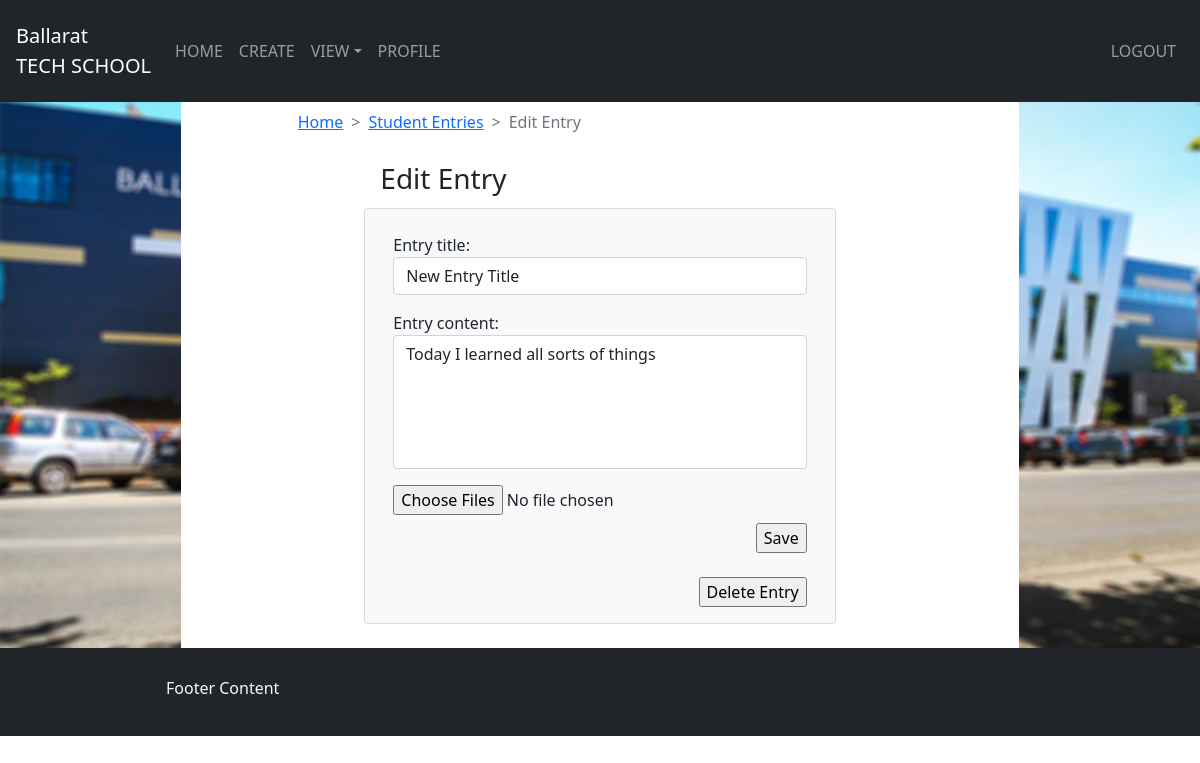
Page /student/entry/1/edit (signed in) on the committed database.
### entry/models.py (models this page shows)
class Entry(models.Model):
	entry_id = models.BigAutoField(primary_key=True)
	entry_title = models.TextField(max_length=100) # the title of the entry with a text limit of 100
	entry_content = models.TextField(max_length=500) # the actual content of the entry field with a text limit of 500
	entry_date = models.DateTimeField(auto_now=True) # the time that the entry was created
	report_id = models.ForeignKey(Report, on_delete=models.CASCADE)
	def get_absolute_url(self):
		return f"entry/{self.entry_id}"

### login/decorators.py (the view)
		def wrapper_func(request, *args, **kwargs):
			if request.user.groups.all()[0].name == 'student':
				user = User.objects.get(id=request.user.id)
				current_date = datetime.date.today()
				current_report = Report.objects.get(student_id=user, report_active=True)
				if current_date > current_report.report_start_date and current_date < current_report.report_end_date:
					return view_func(request, *args, **kwargs)
				return HttpResponseRedirect("/no_report")
			return view_func(request, *args, **kwargs)

### entry/forms.py
class EntryForm(forms.ModelForm):
	entry_title = forms.CharField(widget=forms.Textarea(attrs={'rows':1,'class': "form-control", 'style': 'resize: none'}))
	entry_content = forms.CharField(widget=forms.Textarea(attrs={'rows':5, 'cols':80, 'class': "form-control", 'style': 'resize: none'}))
	class Meta:
		model = Entry
		fields = [
			'entry_title',
			'entry_content'
		]

### templates/student_edit_entry.html (shortened to what this page needs)
{% extends 'student_base.html' %}
{% block content %}
<div class="bg-white text-dark">
	<div class='d-flex justify-content-center'>
		<div class="w-75 mb-2 mt-2 text-dark ">
			<div class='container'>
					<nav style="--bs-breadcrumb-divider: '>';" aria-label="breadcrumb">
					<ol class="breadcrumb">
						<li class="breadcrumb-item"><a href="/student">Home</a></li>
			    		<li class="breadcrumb-item"><a href="/student/entry/">Student Entries</a></li>
			    		<li class="breadcrumb-item active" aria-current="page">Edit Entry</li>
					</ol>
				</nav>
			</div>
			<div class='d-flex justify-content-center'>
				<div class="p-1 mt-2 w-75 text-dark">
					<div class='container'>
<h3>Edit Entry</h3>
			</div>
		</div>
	</div>
	<div class='d-flex justify-content-center'>
		<div class="p-3 mb-3 w-75 card bg-light text-dark">
			<div class='container'>
				<div class="pt-2 row justify-content-md-center">
					<div class="table-responsive">
						<table class="table table-hover bg-white">
							<thead class="table-dark">
<form class="EditEntry" action='/student/{{ query_set.get_absolute_url }}/edit' method='POST' enctype="multipart/form-data">{% csrf_token %}
	{{ entry_form.as_p}}
	<input class="EntryFormFile" type="file" multiple name="images">
	<div class='pt-2 d-flex justify-content-end'>
	<input class="EntryFormFile" type='submit' value='Save' />
</div>
</form>
						</table>
					<div class='pt-2 d-flex justify-content-end'>
						<form action='/student/{{ query_set.get_absolute_url }}/edit/delete' method='POST' enctype="multipart/form-data">{% csrf_token %}
							<input type='submit' value='Delete Entry' />
						</form>
					</div>
					</div>
				</div>
			</div>
		</div>
	</div>
</div>
</div>
</div>
</div>
{% endblock %}

### rows in the picture
Entry: entry_title "New Entry Title", entry_content "Today I learned all sorts of things"
